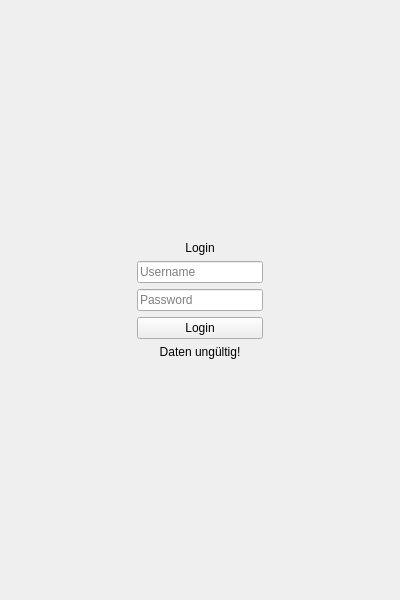
<?xml version="1.0" encoding="UTF-8"?>
<ui version="4.0">
 <class>Login</class>
 <widget class="QWidget" name="Login">
  <property name="geometry">
   <rect>
    <x>0</x>
    <y>0</y>
    <width>400</width>
    <height>600</height>
   </rect>
  </property>
  <property name="windowTitle">
   <string>Form</string>
  </property>
  <layout class="QHBoxLayout" name="horizontalLayout">
   <item>
    <spacer name="horizontalSpacer">
     <property name="orientation">
      <enum>Qt::Horizontal</enum>
     </property>
     <property name="sizeHint" stdset="0">
      <size>
       <width>40</width>
       <height>20</height>
      </size>
     </property>
    </spacer>
   </item>
   <item>
    <layout class="QVBoxLayout" name="verticalLayout">
     <item>
      <spacer name="verticalSpacer_2">
       <property name="orientation">
        <enum>Qt::Vertical</enum>
       </property>
       <property name="sizeHint" stdset="0">
        <size>
         <width>20</width>
         <height>40</height>
        </size>
       </property>
      </spacer>
     </item>
     <item>
      <widget class="QLabel" name="page_header">
       <property name="text">
        <string>Login</string>
       </property>
       <property name="alignment">
        <set>Qt::AlignCenter</set>
       </property>
      </widget>
     </item>
     <item>
      <widget class="QLineEdit" name="username">
       <property name="inputMask">
        <string/>
       </property>
       <property name="text">
        <string/>
       </property>
       <property name="placeholderText">
        <string>Username</string>
       </property>
       <property name="input_type" stdset="0">
        <string>text</string>
       </property>
      </widget>
     </item>
     <item>
      <widget class="QLineEdit" name="password">
       <property name="echoMode">
        <enum>QLineEdit::Password</enum>
       </property>
       <property name="placeholderText">
        <string>Password</string>
       </property>
       <property name="input_type" stdset="0">
        <string>text</string>
       </property>
      </widget>
     </item>
     <item>
      <widget class="QPushButton" name="login_button">
       <property name="cursor">
        <cursorShape>PointingHandCursor</cursorShape>
       </property>
       <property name="text">
        <string>Login</string>
       </property>
       <property name="flat">
        <bool>false</bool>
       </property>
      </widget>
     </item>
     <item>
      <widget class="QLabel" name="error_text">
       <property name="text">
        <string>Daten ungültig!</string>
       </property>
       <property name="alignment">
        <set>Qt::AlignCenter</set>
       </property>
      </widget>
     </item>
     <item>
      <spacer name="verticalSpacer">
       <property name="orientation">
        <enum>Qt::Vertical</enum>
       </property>
       <property name="sizeHint" stdset="0">
        <size>
         <width>20</width>
         <height>40</height>
        </size>
       </property>
      </spacer>
     </item>
    </layout>
   </item>
   <item>
    <spacer name="horizontalSpacer_2">
     <property name="orientation">
      <enum>Qt::Horizontal</enum>
     </property>
     <property name="sizeHint" stdset="0">
      <size>
       <width>40</width>
       <height>20</height>
      </size>
     </property>
    </spacer>
   </item>
  </layout>
 </widget>
 <resources/>
 <connections/>
</ui>
